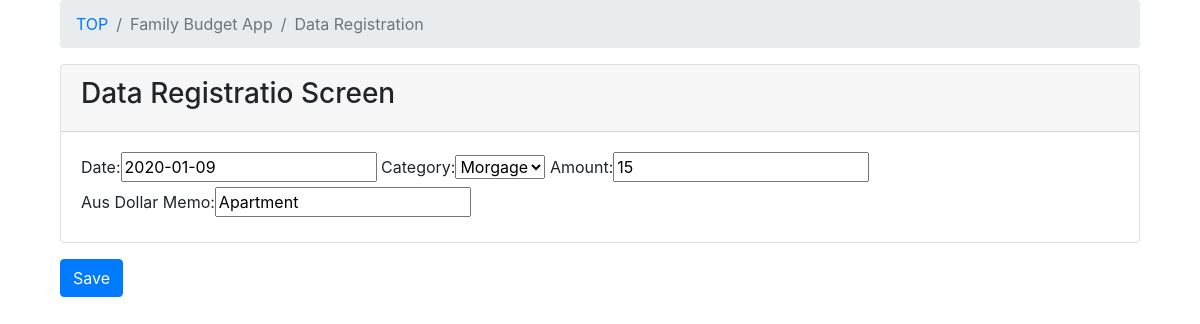
/kakeibo/update/11/, run on the app's committed database.
### kakeibo/models.py (models this page shows, shortened)
class Kakeibo(models.Model):
    class Meta:
        db_table="kakeibo"
    date = models.DateField(verbose_name="Date", default=datetime.now)
    category = models.ForeignKey(Category, on_delete=models.PROTECT, verbose_name="Category")
    money = models.IntegerField(verbose_name="Amount", help_text="Aus Dollar")
    memo = models.CharField(verbose_name="Memo", max_length=500)

### kakeibo/views.py (the view)
# urls.py: path('update/<int:pk>/', views.KakeiboUpdateView.as_view(), name='kakeibo_update'),
class KakeiboUpdateView(UpdateView):
    model = Kakeibo
    form_class = KakeiboForm
    success_url = reverse_lazy('kakeibo:update_done')

### kakeibo/forms.py
class KakeiboForm(forms.ModelForm):
    class Meta:
        model = Kakeibo
        fields = ['date', 'category', 'money', 'memo']

### kakeibo/models.py (called while the page is built)
    def __str__(self):
        return self.category_name

### kakeibo/templates/kakeibo/kakeibo_form.html (shortened to what this page needs)
{% extends 'kakeibo/base.html' %}
{% load bootstrap %}
{% block content %}
 <form method="post">
   <div class="container">
     <div class="row">
       <div class="col-12">
         <div class="content-wrapper">
           <div class="container-fluid">
             <ol class="breadcrumb">
               <li class="breadcrumb-item">
                 <a href="{% url 'kakeibo:kakeibo_list' %}">TOP</a>
               </li>
               <li class="breadcrumb-item active">Family Budget App</li>
               <li class="breadcrumb-item active">Data Registration</li>
             </ol>
             <div class="card mb-3">
               <div class="card-header">
                  <h3>Data Registratio Screen</h3></div>
               <div class="card-body">          {{ form|bootstrap }}
       </div>
     </div>
     <div class="row">
       <div class="col-12">
         <button class="btn btn-primary">Save</button>
       </div>
     </div>
   </div>
 </form>
{% endblock %}

### data on the page
Kakeibo: date "2020-01-09", category "Morgage", money "15", memo "Apartment"
